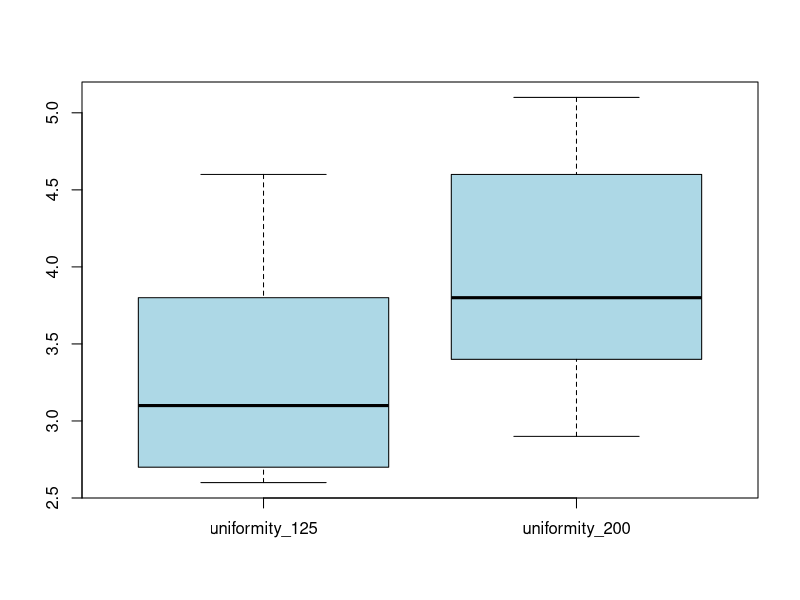
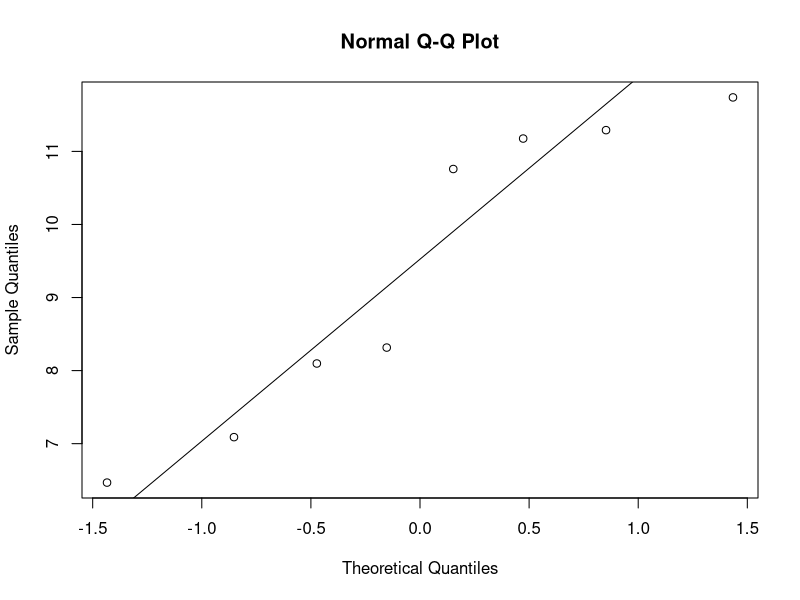
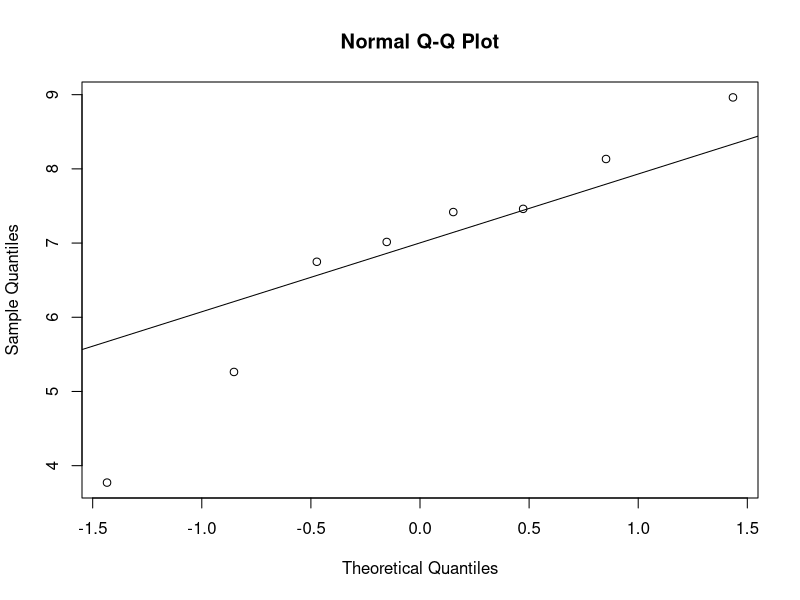
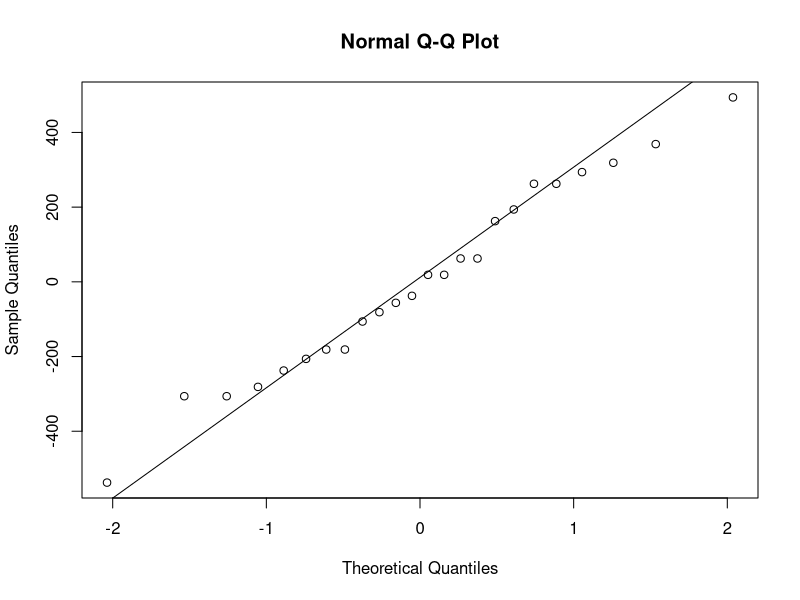

Source code (R) for these figures, in order:
## ---- chunk 1
knitr::opts_chunk$set(echo = TRUE)
## ---- chunk 2
uniformity_125 <- c(2.7,4.6,2.6,3.0,3.2,3.8)
n1 <- length(uniformity_125)
uniformity_200 <- c(4.6,3.4,2.9,3.5,4.1,5.1)
n2 <- length(uniformity_200)
mean1 <- mean(uniformity_125)
mean2 <- mean(uniformity_200)
sd1 <- sd(uniformity_125)
sd2 <- sd(uniformity_200)
df <- n1+n2-2

n1
n2
mean1
mean2
sd1
sd2
## ---- chunk 3
pooled_sd <- sqrt( ((n1-1)*sd1^2+(n2-1)*sd2^2) / df)
t <- (mean1-mean2) / (pooled_sd*sqrt(1/n1 + 1/n2))

pooled_sd
t

# two sided test
p_value <- 2*pt(t, df)
p_value
## ---- chunk 4
df1 <- n1-1
df2 <- n2-1
t <- sd1^2 / sd2^2
t 
p_value <- pf(t,df1,df2) + 1 - pf(1/t,df1,df2)
p_value


## ---- chunk 5
DF <- data.frame(uniformity_125, uniformity_200)
boxplot(DF, col="lightblue")
## ---- chunk 6
thickness_95 <- c(11.176,7.089,8.097,11.739,11.291,10.759,6.467,8.315)
thickness_100 <- c(5.263,6.748,7.461,7.015,8.133,7.418,3.772,8.963)

n1 <- length(thickness_95)
n2 <- length(thickness_100)
mean1 <- mean(thickness_95)
mean2 <- mean(thickness_100)
sd1 <- sd(thickness_95)
sd2 <- sd(thickness_100)
df <- n1 + n2 - 2

n1
n2
mean1
mean2
sd1
sd2
df
## ---- chunk 7
pooled_sd <- sqrt( ((n1-1)*sd1^2+(n2-1)*sd2^2) / df)
t <- (mean1-mean2) / (pooled_sd*sqrt(1/n1 + 1/n2))

pooled_sd
t

# right-tailed test
p_value <- 1-pt(t, df)
p_value
## ---- chunk 8
t <- qt(0.975,df)
# lower bound of 95% C.I.
lb <- (mean1-mean2) - t*pooled_sd*sqrt((1/n1)+(1/n2))
lb
# upper bound of 95% C.I.
ub <- (mean1-mean2) + t*pooled_sd*sqrt((1/n1)+(1/n2))
ub
## ---- chunk 9
# for thickness at 95C
qqnorm(thickness_95)
qqline(thickness_95)
## ---- chunk 10
# for thickness at 100C
qqnorm(thickness_100)
qqline(thickness_100)
## ---- chunk 11
power.t.test(n=8,delta=2.5,sd=1,sig.level=.05,power=NULL,type="paired",
              alternative="two.sided")
## ---- chunk 12
power.t.test(n=NULL,delta=1.5,sd=1,sig.level=.05,power=0.9,type="paired",
             alternative="two.sided")

## ---- chunk 13
contribution <- c(1000,1500,1200,1800,1600,1100,1000,1250,
                  1500,1800,2000,1200,2000,1700,1800,1900,
                  900,1000,1200,1500,1200,1550,1000,1100)

approach <- c(rep(1,8), rep(2,8), rep(3,8))
DF <- data.frame(contribution, approach)
m <- 3
n <- length(DF$contribution)
approach1 <- DF$contribution[DF$approach==1]
approach2 <- DF$contribution[DF$approach==2]
approach3 <- DF$contribution[DF$approach==3]
approach1
approach2
approach3

mean1 <- mean(approach1)
mean2 <- mean(approach2)
mean3 <- mean(approach3)
grand_mean <- mean(DF$contribution)
mean1
mean2
mean3
grand_mean
## ---- chunk 14
# using ANOVA test

n1 <- n/m  # = 24 sponsors / 3 approaches
n2 <- n1
n3 <- n2

SSc <- n1*(mean1-grand_mean)^2 + n2*(mean2-grand_mean)^2 + n3*(mean3-grand_mean)^2
SSc
DFc <- m-1
MSc <- SSc / DFc
diff1_sqr <- (approach1 - mean1)^2
diff2_sqr <- (approach2 - mean2)^2
diff3_sqr <- (approach3 - mean3)^2
SSe <- sum(diff1_sqr) + sum(diff2_sqr) + sum(diff3_sqr)
DFe <- n-m
MSe <- SSe / DFe

t <- MSc / MSe
t

# use one-tailed test
p_value <- 1-pf(t,DFc,DFe)
p_value

## ---- chunk 15

residual1 <- approach1 - mean1
residual1
residual2 <- approach2 - mean2
residual2
residual3 <- approach3 - mean3
residual3
residual <- c(residual1, residual2, residual3)
# Normality check
qqnorm(residual)
qqline(residual)

## ---- chunk 16
# Bartlett's test
k <- 3
n
sd1 <- sd(approach1)
sd2 <- sd(approach2)
sd3 <- sd(approach3)

pooled_sd_sqr <- ( (n1-1)*sd1^2 + (n2-1)*sd2^2 + (n3-1)*sd3^2 ) / (n-k)
pooled_sd_sqr

# Numerator of Test Stat
t_num <- (n-k)*log(pooled_sd_sqr) - 
  ( (n1-1)*log(sd1^2) + (n2-1)*log(sd2^2) + (n3-1)*log(sd3^2) )

# Denominator of Test Stat
t_den <- 1 + (1/(3*(k-1)))*( (1/(n1-1))+(1/(n2-1))+(1/(n3-1))-(1/(n-k)) )

t <- t_num / t_den
t

p_value <- 1-pchisq(t,k-1)
p_value
## ---- chunk 17
# Tukey's LSD

# Step 1
# ANOVA has been conducted in (a)

# Step 2
# critical number
df <- n-k
df
c <- qt(.975,df)
c

# Step 3
# t-scores
SE <- sqrt(MSe / n1)
score1 <- (mean2 - mean1)/SE
score1
score2 <- (mean1 - mean3)/SE
score2
score3 <- (mean2 - mean3)/SE
score3
## ---- chunk 18
# contrasts - 1 group vs. 2 groups
contrast <- 2*mean1 - (mean2 + mean3)
c <- c(2,-1,-1)
var.contr <- MSe/n * sum(c^2)

t <- contrast / var.contr
t

p_value <- 1-pt(t,df)
p_value
## ---- chunk 19
conductivity <- c(143,141,150,146,
                  152,149,137,143,
                  134,136,132,127,
                  129,127,132,129)

type <- c(rep(1,4), rep(2,4), rep(3,4), rep(4,4))

df <- data.frame(type, conductivity)
type1 <- df$conductivity[df$type==1]
type2 <- df$conductivity[df$type==2]
type3 <- df$conductivity[df$type==3]
type4 <- df$conductivity[df$type==4]
n <- length(df$conductivity)
n1 <- length(type1)
n2 <- n1
n3 <- n2
n4 <- n3

mean1 <- mean(type1)
mean2 <- mean(type2)
mean3 <- mean(type3)
mean4 <- mean(type4)
grand_mean <- mean(df$conductivity)


## ---- chunk 20
m <- 4
SSc <- n1*(mean1-grand_mean)^2 + n2*(mean2-grand_mean)^2 + 
       n3*(mean3-grand_mean)^2 + n4*(mean4-grand_mean)^2
SSc
DFc <- m-1
MSc <- SSc / DFc
diff1_sqr <- (type1 - mean1)^2
diff2_sqr <- (type2 - mean2)^2
diff3_sqr <- (type3 - mean3)^2
diff4_sqr <- (type4 - mean4)^2
SSe <- sum(diff1_sqr) + sum(diff2_sqr) + sum(diff3_sqr) + sum(diff4_sqr)
DFe <- n-m
MSe <- SSe / DFe

t <- MSc / MSe
t

# use one-tailed test
p_value <- 1-pf(t,DFc,DFe)
p_value
## ---- chunk 21
grand_mean
## ---- chunk 22
mean1 - grand_mean
## ---- chunk 23
mean2 - grand_mean
## ---- chunk 24
mean3 - grand_mean
## ---- chunk 25
mean4 - grand_mean
## ---- chunk 26
sd1 <- sd(type1)
sd1
sd2 <- sd(type2)
sd2
sd3 <- sd(type3)
sd3
sd4 <- sd(type4)
sd4
df <- n-m
pooled_sd <- sqrt( ((n1-1)*sd1^2+(n2-1)*sd2^2
                    +(n3-1)*sd3^2+(n4-1)*sd4^2) / df)
pooled_sd_sqr <- pooled_sd^2
pooled_sd_sqr

# 95% C.I. for the mean of type 4:
# we got constant c = 2.179
c <- 2.179
# lower bound
lb <- mean4 - c*sqrt(pooled_sd_sqr/n4)
# upper bound
ub <- mean4 + c*sqrt(pooled_sd_sqr/n4)
lb
ub

# 99% C.I. for the mean difference between type 1 and 4
# we find constant  c = 3.055
c <- 3.055
# lower bound
lb <- (mean1-mean4)-c*sqrt((2*pooled_sd_sqr)/((n1+n2)/2))
ub <- (mean1-mean4)+c*sqrt((2*pooled_sd_sqr)/((n1+n2)/2))
lb
ub
## ---- chunk 27
# Tukey's LSD

# Step 1
# ANOVA has been conducted in (a)

# Step 2
# critical number
c <- qt(.975,df)
c

# Step 3
# t-scores
SE <- sqrt(MSe / n1)
score1 <- (mean2 - mean1)/SE
score1
score2 <- (mean1 - mean3)/SE
score2
score3 <- (mean1 - mean4)/SE
score3
score4 <- (mean2 - mean3)/SE
score4
score5 <- (mean2 - mean4)/SE
score5
score6 <- (mean3 - mean4)/SE
score6
